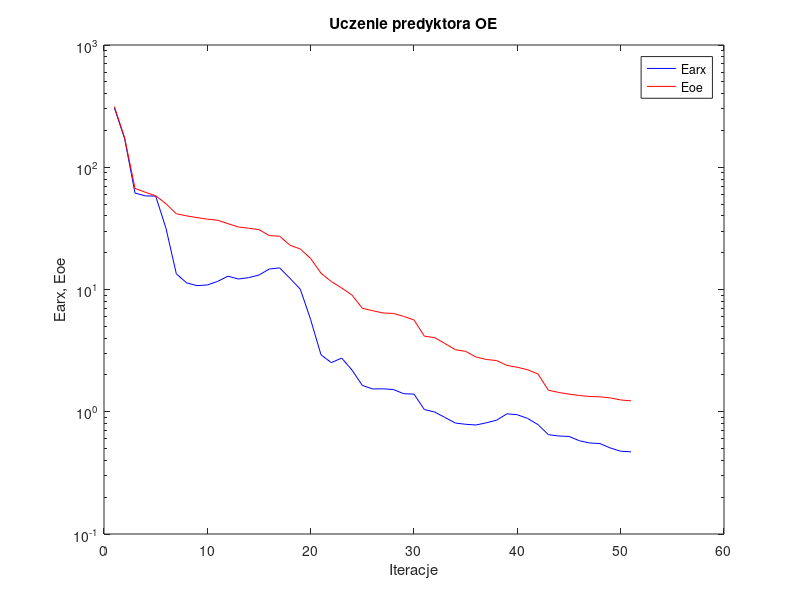
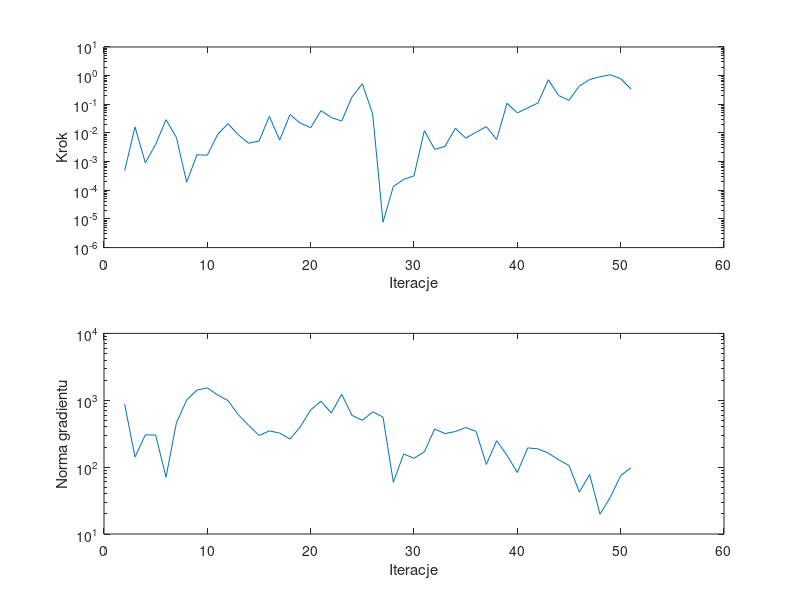

These figures' MATLAB source, in order:
%uczenie predyktora oe
clear all;
n=0; farx(n+1)=3.064816e+002; foe(n+1)=3.139675e+002; wspucz(n+1)=0.000000e+000; ng(n+1)=0.000000e+000;
%odnowa zmiennej metryki
n=1; farx(n+1)=1.706209e+002; foe(n+1)=1.737411e+002; krok(n+1)=4.838020e-004; ng(n+1)=8.751899e+002;
n=2; farx(n+1)=6.153942e+001; foe(n+1)=6.714213e+001; krok(n+1)=1.626130e-002; ng(n+1)=1.413129e+002;
n=3; farx(n+1)=5.829794e+001; foe(n+1)=6.244235e+001; krok(n+1)=9.053002e-004; ng(n+1)=3.044202e+002;
n=4; farx(n+1)=5.809370e+001; foe(n+1)=5.842591e+001; krok(n+1)=3.990929e-003; ng(n+1)=3.018613e+002;
n=5; farx(n+1)=3.163911e+001; foe(n+1)=5.027050e+001; krok(n+1)=2.896961e-002; ng(n+1)=7.067949e+001;
n=6; farx(n+1)=1.343270e+001; foe(n+1)=4.165383e+001; krok(n+1)=7.032104e-003; ng(n+1)=4.538033e+002;
n=7; farx(n+1)=1.132120e+001; foe(n+1)=4.000511e+001; krok(n+1)=1.915864e-004; ng(n+1)=1.007170e+003;
n=8; farx(n+1)=1.075649e+001; foe(n+1)=3.874756e+001; krok(n+1)=1.742611e-003; ng(n+1)=1.424197e+003;
n=9; farx(n+1)=1.089426e+001; foe(n+1)=3.762767e+001; krok(n+1)=1.667309e-003; ng(n+1)=1.530992e+003;
n=10; farx(n+1)=1.165503e+001; foe(n+1)=3.686217e+001; krok(n+1)=8.891335e-003; ng(n+1)=1.199819e+003;
n=11; farx(n+1)=1.284537e+001; foe(n+1)=3.456389e+001; krok(n+1)=2.118799e-002; ng(n+1)=9.870243e+002;
n=12; farx(n+1)=1.218723e+001; foe(n+1)=3.245951e+001; krok(n+1)=8.580693e-003; ng(n+1)=6.070716e+002;
n=13; farx(n+1)=1.249984e+001; foe(n+1)=3.171926e+001; krok(n+1)=4.375565e-003; ng(n+1)=4.209395e+002;
n=14; farx(n+1)=1.313170e+001; foe(n+1)=3.087570e+001; krok(n+1)=5.214412e-003; ng(n+1)=2.971753e+002;
n=15; farx(n+1)=1.471482e+001; foe(n+1)=2.761029e+001; krok(n+1)=3.786424e-002; ng(n+1)=3.480773e+002;
n=16; farx(n+1)=1.501722e+001; foe(n+1)=2.726818e+001; krok(n+1)=5.608324e-003; ng(n+1)=3.232581e+002;
n=17; farx(n+1)=1.233806e+001; foe(n+1)=2.301225e+001; krok(n+1)=4.366353e-002; ng(n+1)=2.630211e+002;
n=18; farx(n+1)=1.004538e+001; foe(n+1)=2.144681e+001; krok(n+1)=2.194150e-002; ng(n+1)=4.013558e+002;
n=19; farx(n+1)=5.660874e+000; foe(n+1)=1.792484e+001; krok(n+1)=1.521910e-002; ng(n+1)=7.178942e+002;
n=20; farx(n+1)=2.924055e+000; foe(n+1)=1.359751e+001; krok(n+1)=6.024636e-002; ng(n+1)=9.676902e+002;
n=21; farx(n+1)=2.521510e+000; foe(n+1)=1.161857e+001; krok(n+1)=3.450322e-002; ng(n+1)=6.444887e+002;
n=22; farx(n+1)=2.749666e+000; foe(n+1)=1.029926e+001; krok(n+1)=2.604479e-002; ng(n+1)=1.226661e+003;
n=23; farx(n+1)=2.191724e+000; foe(n+1)=9.001374e+000; krok(n+1)=1.800875e-001; ng(n+1)=5.938616e+002;
n=24; farx(n+1)=1.642058e+000; foe(n+1)=7.023821e+000; krok(n+1)=5.219391e-001; ng(n+1)=5.016351e+002;
n=25; farx(n+1)=1.535807e+000; foe(n+1)=6.707440e+000; krok(n+1)=4.568872e-002; ng(n+1)=6.707799e+002;
%odnowa zmiennej metryki
n=26; farx(n+1)=1.540279e+000; foe(n+1)=6.425182e+000; krok(n+1)=7.746296e-006; ng(n+1)=5.606645e+002;
n=27; farx(n+1)=1.520236e+000; foe(n+1)=6.373166e+000; krok(n+1)=1.347782e-004; ng(n+1)=5.937631e+001;
n=28; farx(n+1)=1.404702e+000; foe(n+1)=6.028440e+000; krok(n+1)=2.400073e-004; ng(n+1)=1.572948e+002;
n=29; farx(n+1)=1.394495e+000; foe(n+1)=5.633567e+000; krok(n+1)=3.185772e-004; ng(n+1)=1.355978e+002;
n=30; farx(n+1)=1.042919e+000; foe(n+1)=4.154994e+000; krok(n+1)=1.204622e-002; ng(n+1)=1.692648e+002;
n=31; farx(n+1)=9.947107e-001; foe(n+1)=4.037811e+000; krok(n+1)=2.684169e-003; ng(n+1)=3.721546e+002;
n=32; farx(n+1)=8.974941e-001; foe(n+1)=3.613745e+000; krok(n+1)=3.401267e-003; ng(n+1)=3.169150e+002;
n=33; farx(n+1)=8.085551e-001; foe(n+1)=3.216292e+000; krok(n+1)=1.448480e-002; ng(n+1)=3.408758e+002;
n=34; farx(n+1)=7.896490e-001; foe(n+1)=3.117784e+000; krok(n+1)=6.607631e-003; ng(n+1)=3.913527e+002;
n=35; farx(n+1)=7.790776e-001; foe(n+1)=2.803580e+000; krok(n+1)=1.053841e-002; ng(n+1)=3.430048e+002;
n=36; farx(n+1)=8.121542e-001; foe(n+1)=2.676737e+000; krok(n+1)=1.660195e-002; ng(n+1)=1.098740e+002;
n=37; farx(n+1)=8.535461e-001; foe(n+1)=2.623846e+000; krok(n+1)=5.915258e-003; ng(n+1)=2.480851e+002;
n=38; farx(n+1)=9.625484e-001; foe(n+1)=2.394436e+000; krok(n+1)=1.088038e-001; ng(n+1)=1.503910e+002;
n=39; farx(n+1)=9.455913e-001; foe(n+1)=2.311329e+000; krok(n+1)=5.016986e-002; ng(n+1)=8.306317e+001;
n=40; farx(n+1)=8.807711e-001; foe(n+1)=2.205159e+000; krok(n+1)=7.487116e-002; ng(n+1)=1.941021e+002;
n=41; farx(n+1)=7.850235e-001; foe(n+1)=2.036727e+000; krok(n+1)=1.116954e-001; ng(n+1)=1.871559e+002;
n=42; farx(n+1)=6.496551e-001; foe(n+1)=1.500580e+000; krok(n+1)=7.238598e-001; ng(n+1)=1.622477e+002;
n=43; farx(n+1)=6.332016e-001; foe(n+1)=1.438912e+000; krok(n+1)=2.013997e-001; ng(n+1)=1.282185e+002;
n=44; farx(n+1)=6.284034e-001; foe(n+1)=1.393866e+000; krok(n+1)=1.372911e-001; ng(n+1)=1.059858e+002;
n=45; farx(n+1)=5.791933e-001; foe(n+1)=1.357743e+000; krok(n+1)=4.353621e-001; ng(n+1)=4.243398e+001;
n=46; farx(n+1)=5.556365e-001; foe(n+1)=1.334269e+000; krok(n+1)=7.310195e-001; ng(n+1)=7.765835e+001;
n=47; farx(n+1)=5.489067e-001; foe(n+1)=1.324472e+000; krok(n+1)=9.145602e-001; ng(n+1)=1.978259e+001;
n=48; farx(n+1)=5.053309e-001; foe(n+1)=1.297715e+000; krok(n+1)=1.073054e+000; ng(n+1)=3.545613e+001;
n=49; farx(n+1)=4.755804e-001; foe(n+1)=1.249493e+000; krok(n+1)=7.847380e-001; ng(n+1)=7.433011e+001;
n=50; farx(n+1)=4.700172e-001; foe(n+1)=1.227768e+000; krok(n+1)=3.427774e-001; ng(n+1)=9.811388e+001;

figure; semilogy(farx,'b'); hold on; semilogy(foe,'r'); xlabel('Iteracje'); ylabel('Earx, Eoe'); legend('Earx','Eoe'); title('Uczenie predyktora OE');
figure; subplot(2,1,1); semilogy(krok); xlabel('Iteracje'); ylabel('Krok');
subplot(2,1,2); semilogy(ng); xlabel('Iteracje'); ylabel('Norma gradientu');
Earx=farx(n+1)
Eoe=foe(n+1)
